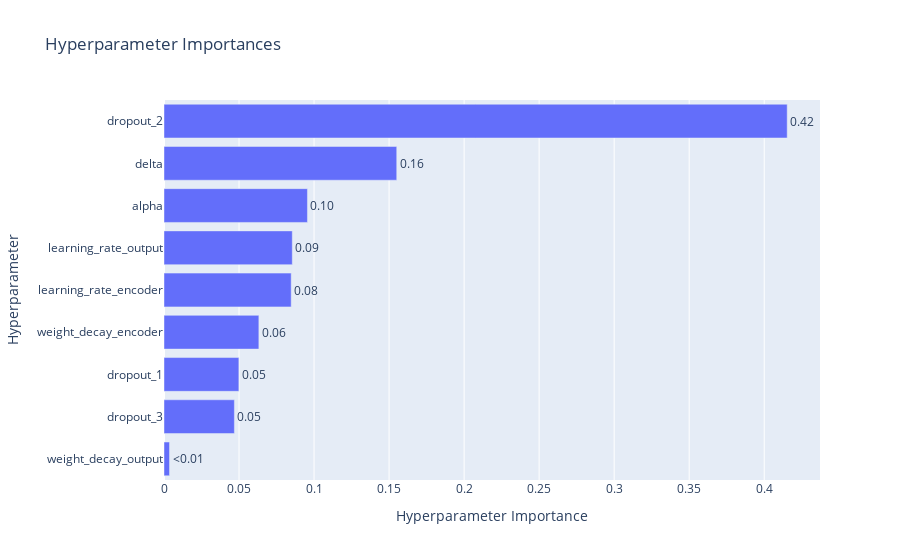

Here is the notebook cell this chart was saved with:
### Code cell
fig = optuna.visualization.plot_param_importances(study)
fig.show()

### Figure 1 — Plotly figure (JSON) as saved in the notebook; plotly's stock layout.template omitted (floating-point values rounded to 4 significant figures)
{"data": [{"cliponaxis": false, "hovertemplate": ["weight_decay_output (FloatDistribution): 0.0036799568007858593<extra></extra>", "dropout_3 (FloatDistribution): 0.04691313028927776<extra></extra>", "dropout_1 (FloatDistribution): 0.049898893571454724<extra></extra>", "weight_decay_encoder (FloatDistribution): 0.06322614820382429<extra></extra>", "learning_rate_encoder (FloatDistribution): 0.08476023633151401<extra></extra>", "learning_rate_output (FloatDistribution): 0.08549820877917023<extra></extra>", "alpha (FloatDistribution): 0.09559705357192917<extra></extra>", "delta (FloatDistribution): 0.15510591943939872<extra></extra>", "dropout_2 (FloatDistribution): 0.4153204530126453<extra></extra>"], "name": "Objective Value", "orientation": "h", "text": ["<0.01", "0.05", "0.05", "0.06", "0.08", "0.09", "0.10", "0.16", "0.42"], "textposition": "outside", "type": "bar", "x": [0.00368, 0.04691, 0.0499, 0.06323, 0.08476, 0.0855, 0.0956, 0.1551, 0.4153], "y": ["weight_decay_output", "dropout_3", "dropout_1", "weight_decay_encoder", "learning_rate_encoder", "learning_rate_output", "alpha", "delta", "dropout_2"]}], "layout": {"title": {"text": "Hyperparameter Importances"}, "xaxis": {"title": {"text": "Hyperparameter Importance"}}, "yaxis": {"title": {"text": "Hyperparameter"}}}}
